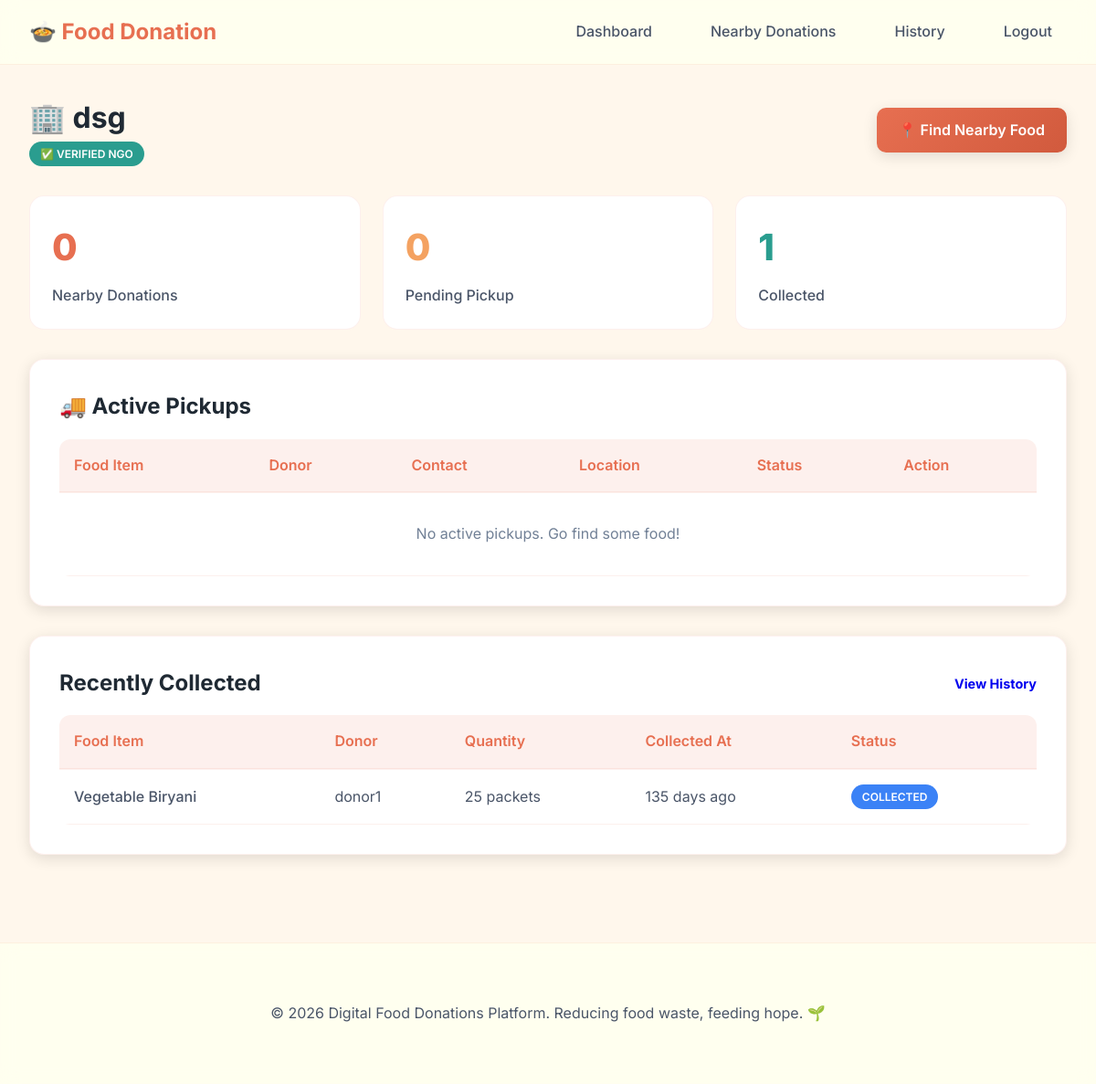
/ngo/dashboard (signed in), run on the app's committed database.
### models.py (models this page shows, shortened)
class NGO(db.Model, UserMixin):
    __tablename__ = 'ngo'
    id = db.Column(db.Integer, primary_key=True)
    ngo_name = db.Column(db.String(150), nullable=False)
    email = db.Column(db.String(120), unique=True, nullable=False)
    password_hash = db.Column(db.String(200), nullable=False)
    phone_number = db.Column(db.String(15), nullable=False)
    location = db.Column(db.String(100), nullable=False)
    registration_number = db.Column(db.String(50), unique=True, nullable=False)
    address = db.Column(db.Text, nullable=False)
    is_verified = db.Column(db.Boolean, default=False)
    verified_at = db.Column(db.DateTime, nullable=True)
    created_at = db.Column(db.DateTime, default=datetime.utcnow)

class Donation(db.Model):
    __tablename__ = 'donation'
    id = db.Column(db.Integer, primary_key=True)
    donor_id = db.Column(db.Integer, db.ForeignKey('user.id'), nullable=False)
    food_name = db.Column(db.String(150), nullable=False)
    quantity = db.Column(db.String(50), nullable=False)
    food_time = db.Column(db.String(20), nullable=False)  # morning/afternoon/night
    expiry_datetime = db.Column(db.DateTime, nullable=False)
    location = db.Column(db.String(100), nullable=False)
    description = db.Column(db.Text, nullable=True)
    status = db.Column(db.String(20), default='available')  # available/accepted/collected/expired
    accepted_by = db.Column(db.Integer, db.ForeignKey('ngo.id'), nullable=True)
    created_at = db.Column(db.DateTime, default=datetime.utcnow)
    updated_at = db.Column(db.DateTime, default=datetime.utcnow, onupdate=datetime.utcnow)
    requests = db.relationship('Request', backref='donation', lazy=True)
    acceptor = db.relationship('NGO', backref='accepted_donations', foreign_keys=[accepted_by])

class User(db.Model, UserMixin):
    __tablename__ = 'user'
    id = db.Column(db.Integer, primary_key=True)
    username = db.Column(db.String(80), unique=True, nullable=False)
    email = db.Column(db.String(120), unique=True, nullable=False)
    password_hash = db.Column(db.String(200), nullable=False)
    phone_number = db.Column(db.String(15), nullable=False)
    location = db.Column(db.String(100), nullable=False)
    role = db.Column(db.String(20), nullable=False)  # 'donor' or 'recipient'
    is_active = db.Column(db.Boolean, default=True)
    created_at = db.Column(db.DateTime, default=datetime.utcnow)
    donations = db.relationship('Donation', backref='donor', lazy=True, foreign_keys='Donation.donor_id')

### app.py (the view)
@app.route('/ngo/dashboard')
@login_required
@role_required('ngo')
def ngo_dashboard():
    nearby = get_nearby_donations(current_user.location)
    accepted = Donation.query.filter_by(accepted_by=current_user.id).order_by(Donation.updated_at.desc()).limit(5).all()
    stats = {
        'nearby_count': len(nearby),
        'accepted_count': Donation.query.filter_by(accepted_by=current_user.id, status='accepted').count(),
        'collected_count': Donation.query.filter_by(accepted_by=current_user.id, status='collected').count()
    }
    return render_template('ngo/dashboard.html', nearby=nearby, accepted=accepted, stats=stats)

### app.py (called while the page is built)
@login_manager.user_loader
def load_user(user_id):
    user_type = session.get('user_type')
    if user_type == 'user':
        return User.query.get(int(user_id))
    elif user_type == 'ngo':
        return NGO.query.get(int(user_id))
    elif user_type == 'admin':
        return Admin.query.get(int(user_id))
    return None

def role_required(role):
    def decorator(f):
        @wraps(f)
        def decorated_function(*args, **kwargs):
            if not current_user.is_authenticated:
                flash('Please login to access this page.', 'warning')
                return redirect(url_for('login'))
            if session.get('user_type') != role:
                flash('You do not have permission to access this page.', 'danger')
                return redirect(url_for('index'))
            return f(*args, **kwargs)
        return decorated_function
    return decorator

### utils.py (called while the page is built)
def get_nearby_donations(location, food_time=None):
    query = Donation.query.filter(
        Donation.location == location,
        Donation.status == 'available',
        Donation.expiry_datetime > datetime.utcnow()
    )
    if food_time:
        query = query.filter(Donation.food_time == food_time)
    return query.order_by(Donation.expiry_datetime.asc()).all()

def format_time_ago(dt):
    if not dt:
        return "N/A"
    now = datetime.utcnow()
    diff = now - dt
    seconds = diff.total_seconds()
    if seconds < 60:
        return "just now"
    elif seconds < 3600:
        minutes = int(seconds / 60)
        return f"{minutes} minute{'s' if minutes > 1 else ''} ago"
    elif seconds < 86400:
        hours = int(seconds / 3600)
        return f"{hours} hour{'s' if hours > 1 else ''} ago"
    else:
        days = int(seconds / 86400)
        return f"{days} day{'s' if days > 1 else ''} ago"

### templates/ngo/dashboard.html (shortened to what this page needs)
{% extends "base.html" %}
{% block content %}
<div class="container">
    <div class="row" style="align-items: center; margin-bottom: 2rem;">
        <div class="col-3">
            <h1>🏢 {{ current_user.ngo_name }}</h1>
            <p style="color: var(--text-muted);">
                {% if current_user.is_verified %}
                <span class="badge badge-success">✅ Verified NGO</span>
                {% else %}
                <span class="badge badge-warning">⏳ Pending Verification</span>
                {% endif %}
            </p>
        </div>
        <div class="col" style="text-align: right;">
            <a href="{{ url_for('ngo_nearby') }}" class="btn btn-primary">
                📍 Find Nearby Food
            </a>
        </div>
    </div>
    <div class="stats-grid">
        <div class="stat-card">
            <div class="stat-value">{{ stats.nearby_count }}</div>
            <div class="stat-label">Nearby Donations</div>
        </div>
        <div class="stat-card">
            <div class="stat-value" style="color: var(--warning);">{{ stats.accepted_count }}</div>
            <div class="stat-label">Pending Pickup</div>
        </div>
        <div class="stat-card">
            <div class="stat-value" style="color: var(--success);">{{ stats.collected_count }}</div>
            <div class="stat-label">Collected</div>
        </div>
    </div>
    <div class="card fade-in" style="margin-bottom: 2rem;">
        <div class="card-header">
            🚚 Active Pickups
        </div>
        {% if accepted %}
        <div class="table-container">
            <table>
                <thead>
                    <tr>
                        <th>Food Item</th>
                        <th>Donor</th>
                        <th>Contact</th>
                        <th>Location</th>
                        <th>Status</th>
                        <th>Action</th>
                    </tr>
                </thead>
                <tbody>
                    {% if stats.accepted_count == 0 %}
                    <tr>
                        <td colspan="6" style="text-align: center; color: var(--text-muted); padding: 2rem;">
                            No active pickups. Go find some food!
                        </td>
                    </tr>
                    {% endif %}
                </tbody>
            </table>
        </div>
        {% else %}
        <div style="text-align: center; padding: 2rem;">
            <h3>No recent activity</h3>
            <p style="color: var(--text-secondary);">Start delivering happiness by finding nearby food.</p>
        </div>
        {% endif %}
    </div>
    <div class="card fade-in">
        <div class="card-header">
            Recently Collected
            <a href="{{ url_for('ngo_history') }}"
                style="float: right; font-size: 0.9rem; margin-top: 0.5rem; text-decoration: none;">View History</a>
        </div>
        {% if accepted %}
        <div class="table-container">
            <table>
                <thead>
                    <tr>
                        <th>Food Item</th>
                        <th>Donor</th>
                        <th>Quantity</th>
                        <th>Collected At</th>
                        <th>Status</th>
                    </tr>
                </thead>
                <tbody>
                    {% for donation in accepted %}
                    {% if donation.status == 'collected' %}
                    <tr>
                        <td style="font-weight: 500;">{{ donation.food_name }}</td>
                        <td>{{ donation.donor.username }}</td>
                        <td>{{ donation.quantity }}</td>
                        <td>{{ donation.updated_at|time_ago }}</td>
                        <td><span class="badge badge-info">Collected</span></td>
                    </tr>
                    {% endif %}
                    {% endfor %}
                </tbody>
            </table>
        </div>
        {% endif %}
    </div>
</div>
{% endblock %}

### static/css/style.css (style rules this page uses)
:root { --primary: #E76F51; --primary-dark: #d15a3d; --primary-light: #f08c71; --secondary: #2A9D8F; --secondary-dark: #21867a; --accent: #F4A261; --card-bg: #FFFFFF; --bg-primary: #FFF7EC; --bg-secondary: #fffefd; --bg-tertiary: #fdf9f4; --text-primary: #1F2933; --text-secondary: #4a5568; --text-muted: #718096; --success: #2A9D8F; --warning: #F4A261; --danger: #E76F51; --info: #3b82f6; --glass-bg: rgba(255, 255, 240, 0.9); --glass-border: rgba(231, 111, 81, 0.1); --shadow-sm: 0 2px 8px rgba(0, 0, 0, 0.08); --shadow-md: 0 4px 16px rgba(0, 0, 0, 0.12); --shadow-lg: 0 8px 32px rgba(0, 0, 0, 0.16); --shadow-glow: 0 0 20px rgba(231, 111, 81, 0.2); --transition: all 0.3s cubic-bezier(0.4, 0, 0.2, 1); }
* { margin: 0; padding: 0; box-sizing: border-box; }
body { font-family: 'Inter', sans-serif; background: var(--bg-primary); color: var(--text-primary); line-height: 1.6; min-height: 100vh; }
.btn { padding: 0.75rem 1.5rem; border: none; border-radius: 10px; font-weight: 600; cursor: pointer; transition: var(--transition); text-decoration: none; display: inline-block; font-size: 1rem; }
.btn-primary { background: linear-gradient(135deg, var(--primary) 0%, var(--primary-dark) 100%); color: white; box-shadow: var(--shadow-md); }
.card { background: var(--card-bg); backdrop-filter: blur(10px); border: 1px solid var(--glass-border); border-radius: 16px; padding: 2rem; box-shadow: var(--shadow-md); transition: var(--transition); }
.card-header { font-size: 1.5rem; font-weight: 700; margin-bottom: 1rem; color: var(--text-primary); }
.badge { padding: 0.25rem 0.75rem; border-radius: 20px; font-size: 0.75rem; font-weight: 600; text-transform: uppercase; display: inline-block; }
.badge-success { background: var(--success); color: white; }
.badge-info { background: var(--info); color: white; }
.table-container { overflow-x: auto; border-radius: 12px; background: var(--card-bg); backdrop-filter: blur(10px); }
table { width: 100%; border-collapse: collapse; }
thead { background: rgba(231, 111, 81, 0.1); }
th { padding: 1rem; text-align: left; font-weight: 600; color: var(--primary); border-bottom: 2px solid var(--glass-border); }
td { padding: 1rem; border-bottom: 1px solid var(--glass-border); color: var(--text-secondary); }
.container { max-width: 1200px; margin: 0 auto; padding: 2rem; }
.row { display: flex; flex-wrap: wrap; gap: 2rem; margin-bottom: 2rem; }
.col { flex: 1; min-width: 250px; }
.col-3 { flex: 0 0 calc(33.333% - 1.5rem); }
.stats-grid { display: grid; grid-template-columns: repeat(auto-fit, minmax(250px, 1fr)); gap: 1.5rem; margin-bottom: 2rem; }
.stat-card { background: var(--card-bg); backdrop-filter: blur(10px); border: 1px solid var(--glass-border); border-radius: 16px; padding: 1.5rem; transition: var(--transition); }
.stat-value { font-size: 2.5rem; font-weight: 800; color: var(--primary); margin-bottom: 0.5rem; }
.stat-label { color: var(--text-secondary); font-weight: 500; }
.fade-in { animation: fadeIn 0.5s ease-out; }

### data on the page
NGO: ngo_name "dsg"
Donation: food_name "Vegetable Biryani", donor.username "donor1", quantity "25 packets", updated_at "135 days ago"

### other printed values
{{ stats.nearby_count }} "0"
{{ stats.accepted_count }} "0"
{{ stats.collected_count }} "1"
